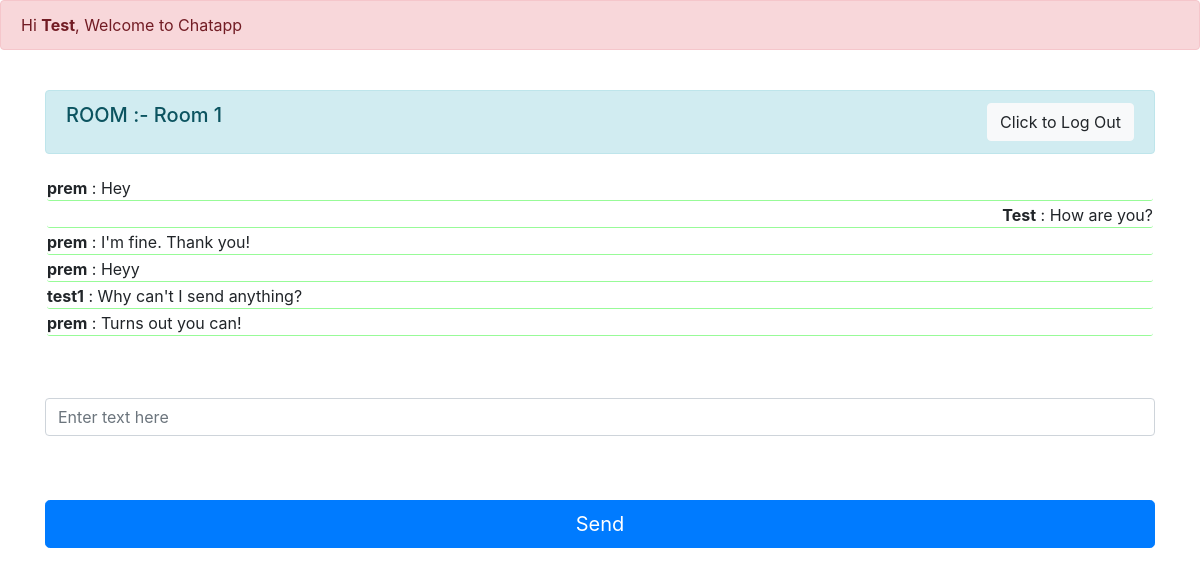
The app's page /room_1/ (signed in) with its own data.
### chatapp/models.py (models this page shows, shortened)
class Room(models.Model):
    name = models.CharField(max_length=20)
    slug = models.SlugField(max_length=100)

class Message(models.Model):
    user = models.ForeignKey(User, on_delete=models.CASCADE)
    content = models.TextField()
    room = models.ForeignKey(Room, on_delete=models.CASCADE)
    created_on = models.DateTimeField(auto_now_add=True)

### chatapp/views.py (the view)
# urls.py: path("<str:slug>/", views.room, name="room"),
def room(request,slug):
    room_name=Room.objects.get(slug=slug).name
    messages=Message.objects.filter(room=Room.objects.get(slug=slug))
    return render(request, "room.html",{"room_name":room_name,"slug":slug,'messages':messages})

### templates/room.html (shortened to what this page needs)
{% extends 'base.html' %}
{% block content %}
{% if user.is_authenticated %}
  <div class="container">
    <div class="row d-flex justify-content-center">
        <div class="col-12">
            <div class="alert alert-info d-flex justify-content-between" role="alert">
              <h5>ROOM :- {{room_name}}</h5>
              <a href="/accounts/logout/">
                <button type="button" class="btn btn-light">Click to Log Out</button>
              </a>
            </div>
            <form>
                <div class="form-group">
                  {% if messages %}
                  <div class="jumbotron" id="chatbox" style="padding: 4px 2px;max-height: 300px;  /* Adjust the max-height as needed */
                  overflow-y: scroll;
                "">
                      {% for message in messages %}
                        <div class="chat-message {% if message.user == request.user %}text-right{% else %}text-left{% endif %}">
                          <b>{{ message.user.username }}</b> : {{ message.content }}<br>
                        </div>
                        {% endfor %}
                  </div>
                  {% else %}
                  <div class="jumbotron" id="chatbox" style="padding: 4px 2px;"></div>
                  <b>No Messages in this Room.</b>
                    {% endif %}
                </div>
                <br/>
                <div class="form-group" style="width: 100%;">
                    <input class="form-control" placeholder="Enter text here" id="my_input" type="text" required></br>
                </div>
                <br/>
                <input class="btn btn-primary btn-lg btn-block" id="submit_button" type="button" value="Send">
            </form>
        </div>
    </div>
</div>
{% endif %}
<br/>
{% endblock %}

### templates/base.html (shortened to what this page needs)
<!doctype html>
<html lang="en">
<head>
  <link rel="stylesheet" href="https://cdn.jsdelivr.net/npm/bootstrap@4.3.1/dist/css/bootstrap.min.css"
>
</head>
<body>
  {% block header%}
  <div class="alert alert-danger" role="alert">
    Hi <b>{{ user.username }}</b>, Welcome to Chatapp
  </div>
  <br />
  {% endblock %}
  <main>
    {% block content %}
    {% endblock %}
  </main>
</body>
</html>

### templates/base.html (style rules this page uses)
.chat-message { width: 100%; border-bottom: 1px solid palegreen; border-radius: 3px; margin: 2px 0px; }
.jumbotron { background-color: white; }

### records on screen
Room: name "Room 1"
Message: user.username "prem", content "Hey"
Message: user.username "Test", content "How are you?"
Message: user.username "prem", content "I'm fine. Thank you!"
Message: user.username "prem", content "Heyy"
Message: user.username "test1", content "Why can't I send anything?"
Message: user.username "prem", content "Turns out you can!"

### other values on screen
{{ user.username }} "Test"
